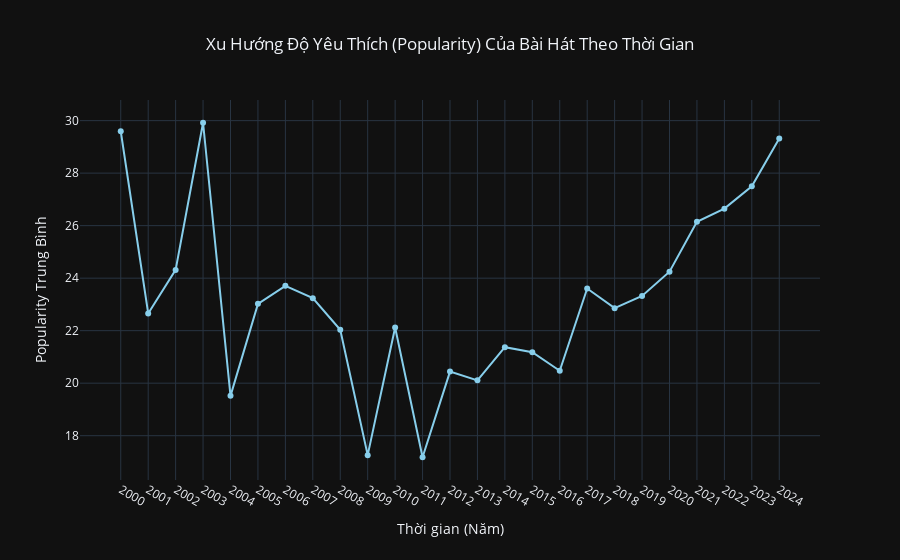

Notebook source saved alongside this figure:
### Markdown cell above
##### 2) Xu hướng popularity của bài hát theo thời gian

### Code cell
popularity_per_month = df_eda[df_eda['release_year']>= 2000].groupby('release_year')['popularity'].mean().sort_index()

months = popularity_per_month.index.astype(str)
values = popularity_per_month.values
fig = go.Figure(data=[
    go.Scatter(x=months, y=values, mode='lines+markers',
               line=dict(width=2, color='skyblue'), marker=dict(size=6))
])

fig.update_layout(title_text='Xu Hướng Độ Yêu Thích (Popularity) Của Bài Hát Theo Thời Gian',
                  xaxis_title='Thời gian (Năm)',
                  yaxis_title='Popularity Trung Bình',
                  template='plotly_dark', title_x=0.5)
fig.show()

### Figure 1 — Plotly figure (JSON) as saved in the notebook; plotly's stock layout.template omitted (floating-point values rounded to 4 significant figures)
{"data": [{"line": {"color": "skyblue", "width": 2}, "marker": {"size": 6}, "mode": "lines+markers", "type": "scatter", "x": ["2000", "2001", "2002", "2003", "2004", "2005", "2006", "2007", "2008", "2009", "2010", "2011", "2012", "2013", "2014", "2015", "2016", "2017", "2018", "2019", "2020", "2021", "2022", "2023", "2024"], "y": [29.6, 22.66, 24.32, 29.92, 19.52, 23.02, 23.71, 23.24, 22.03, 17.26, 22.12, 17.18, 20.44, 20.11, 21.37, 21.18, 20.47, 23.6, 22.86, 23.32, 24.25, 26.15, 26.65, 27.5, 29.32]}], "layout": {"title": {"text": "Xu Hướng Độ Yêu Thích (Popularity) Của Bài Hát Theo Thời Gian", "x": 0.5}, "xaxis": {"title": {"text": "Thời gian (Năm)"}}, "yaxis": {"title": {"text": "Popularity Trung Bình"}}}}
